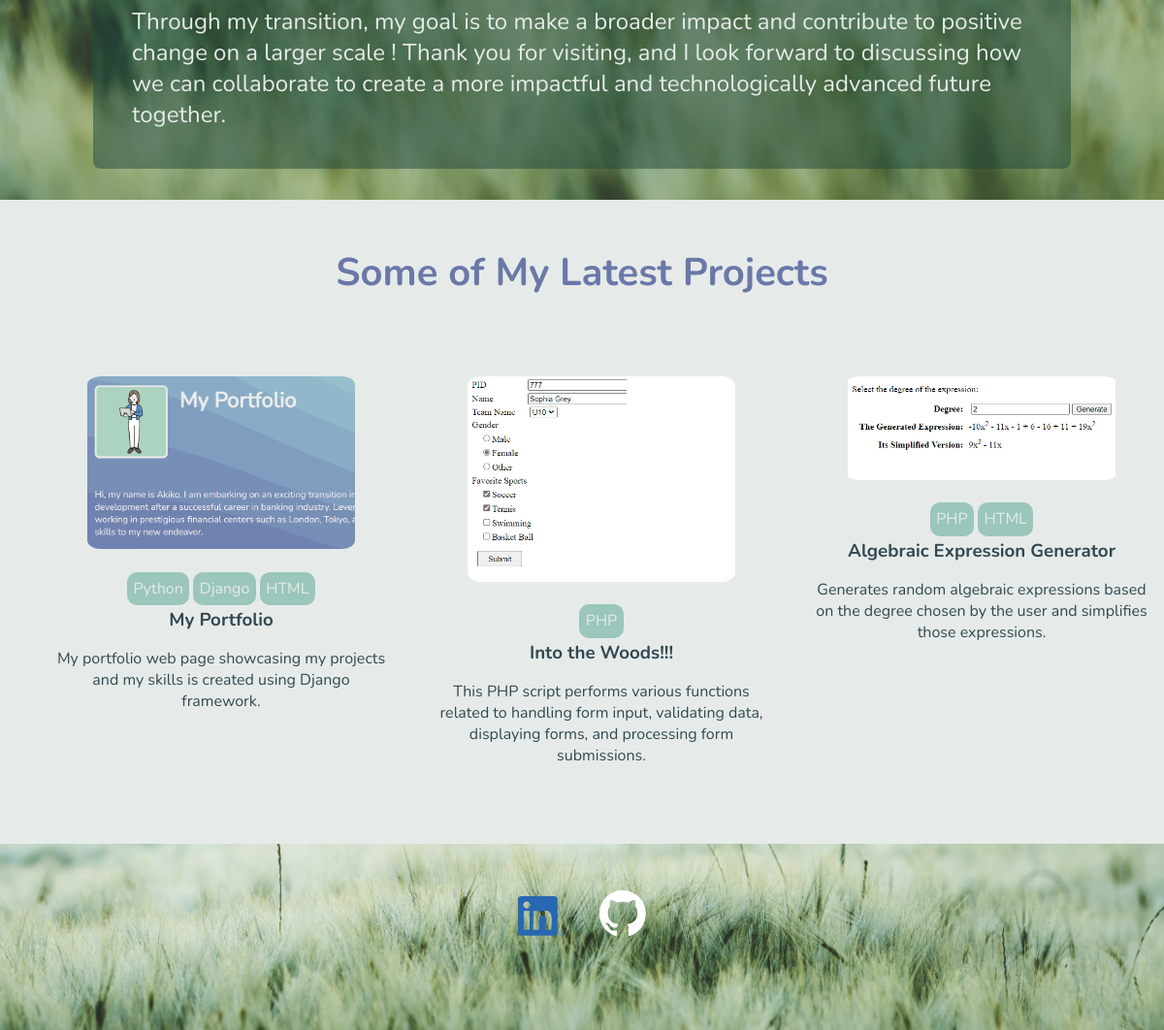
/ (lower part), run on an earlier commit of the app's database.
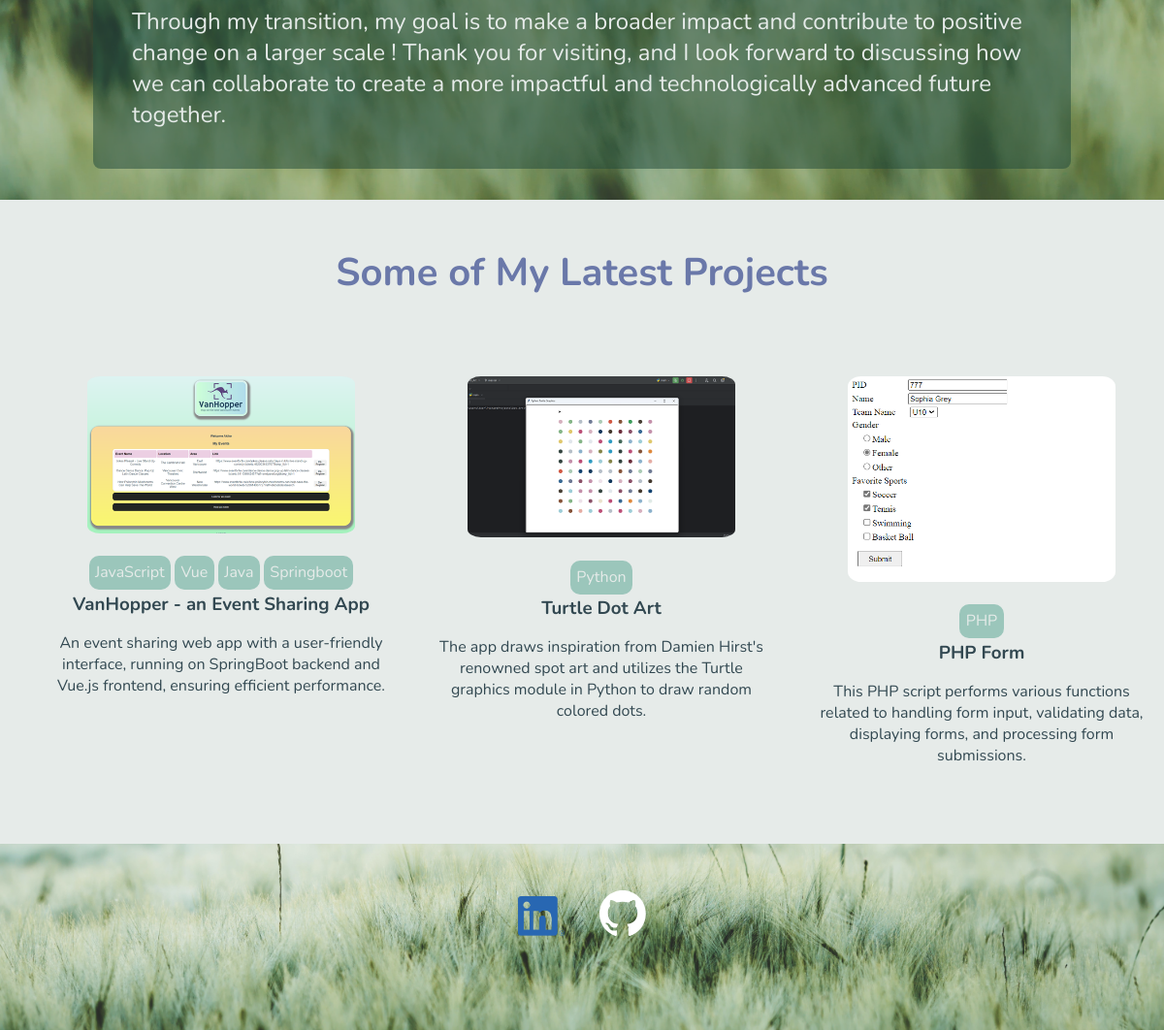
And on a later commit of the database.
### blog/models.py (models this page shows, shortened)
class Post(models.Model):
    title = models.CharField(max_length=100)
    excerpt = models.CharField(max_length=150)
    image = models.ImageField(upload_to='images', null=True)
    image1=models.ImageField(upload_to='images', null=True)
    image2=models.ImageField(upload_to='images', null=True)
    image3=models.ImageField(upload_to='images', null=True)
    link=models.CharField(max_length=100)
    date = models.DateField(auto_now=True)
    slug = models.SlugField(unique=True)  # db_index=True is set automatically
    content = models.TextField(validators=[MinLengthValidator(10)])
    author = models.ForeignKey(
        Author, on_delete=models.SET_NULL, null=True) # related_name="posts",
    tag = models.ManyToManyField(Tag)

class Tag(models.Model):
    caption = models.CharField(max_length=20)

### blog/views.py (the view)
# urls.py: path("", views.StartingView.as_view(), name="starting-page"),
class StartingView(ListView):
    template_name = "blog/index.html"
    model = Post
    ordering = ["-date", "-title"]
    def get_queryset(self):
        base_query = super().get_queryset()
        data = base_query[:3]
        return data

### blog/templates/blog/index.html (shortened to what this page needs)
{% extends "base.html" %}
{% load static%}
{% block css_files%}
    <link rel="stylesheet" href="{% static "blog/index.css" %}"/>
    <link rel="stylesheet" href="{% static "blog/post.css" %}"/>
{% endblock%}
{% block contents %}
    <section id="welcome">
            <div>
                <p>
                    Through my transition, my goal is to make a broader impact and contribute to positive change on a larger scale !
                    Thank you for visiting, and I look forward to discussing how we can collaborate to create a more impactful and
                    technologically advanced future together.
                </p>
            </div>
    </section>
    <section id="latest-posts">
        <h2>Some of My Latest Projects</h2>
        <ul>
            {% for p in object_list  %}
                {% include  "blog/includes/post.html" %}
            {% endfor %}
        </ul>
    </section>
    <section id="footer">
            <div>
                <a href='https://linkedin.com/in/akiko-koyama'><img id='logo' src="{% static 'blog/images/LI-In-Bug.png'%}"/></a>
                <a href='https://github.com/AKoy-22'><img id='logo' src="{% static 'blog/images/github-mark-white.svg'%}"/></a>
            </div>
    </section>
{%endblock%}

### blog/templates/blog/includes/post.html
{% load static%}
{% block css_files%}
    <link rel="stylesheet" href="{% static "blog/post.css" %}"/>
{% endblock%}
<li>
    <article class="post">
        <a href="{% url 'post-detail-page' slug=p.slug %}" >
            <div class="post__image">
                <img src="{{ p.image.url }}" alt="{{ p.title }}"/>
            </div>
            <div class="tech-tag">
            {% for t in p.tag.all %}
                <span >{{t.caption}}</span>
            {% endfor%}
            </div>
            <div class="post__content">
                <h3>{{p.title}} </h3>
                <p>
                    {{p.excerpt}}
                 </p>
            </div>
        </a>
    </article>
</li>

What changed in the data, as far as the page shows it:
no longer on this page (row edited): Post: image (picture), title "My Portfolio", excerpt "My portfolio web page showcasing my projects and my skills is created using Django framework.", Tag (caption "Python")
no longer on this page (row unchanged): Tag: caption "Django", shown under "My Portfolio"
no longer on this page (row unchanged): Tag: caption "HTML"
no longer on this page (row unchanged): Post: image (picture), title "Algebraic Expression Generator", excerpt "Generates random algebraic expressions based on the degree chosen by the user and simplifies those expressions.", Tag (caption "PHP")
added Post: image (picture), title "VanHopper - an Event Sharing App", excerpt "An event sharing web app with a user-friendly interface, running on SpringBoot backend and Vue.js frontend, ensuring efficient performance."
now on this page (row unchanged): Tag: caption "JavaScript", shown under "VanHopper - an Event Sharing App"
now on this page (row unchanged): Tag: caption "Vue", shown under "VanHopper - an Event Sharing App"
now on this page (row unchanged): Tag: caption "Java", shown under "VanHopper - an Event Sharing App"
now on this page (row unchanged): Tag: caption "Springboot", shown under "VanHopper - an Event Sharing App"
added Post: image (picture), title "Turtle Dot Art", excerpt "The app draws inspiration from Damien Hirst's renowned spot art and utilizes the Turtle graphics module in Python to draw random colored dots.", Tag (caption "Python")
changed Post: title "Into the Woods!!!" → "PHP Form"
